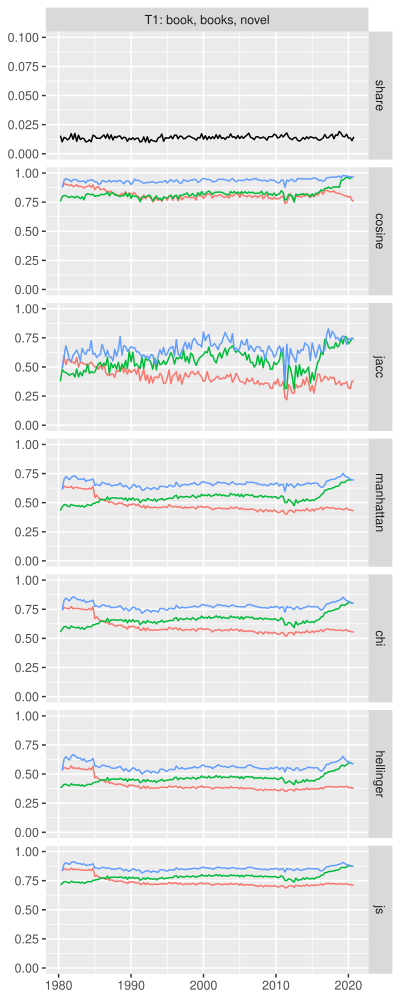

The R source for this figure:
library(tosca)
library(ldaPrototype)
library(lubridate)
library(ggplot2)
library(GGally)
library(ggthemes)
library(data.table)
library(xtable)
library(ggpubr)

obj = readRDS("cleannytsample15.rds")

xmonth = sort(unique(floor_date(obj$meta$date, unit = "month")))
xquarter = sort(unique(floor_date(obj$meta$date, unit = "quarter")))
xyear = sort(unique(floor_date(obj$meta$date, unit = "year")))

docs = readRDS("rolling_quarter_1985-01-01_memory3/docsall.rds")
lda = readRDS("rolling_quarter_1985-01-01_memory3/ldachunked.rds")
tw = paste0("T", 1:80, ": ", apply(topWords(getTopics(lda), 3), 2, paste, collapse = ", "))

funs = c("cosine", "jacc", "manhattan", "chi", "hellinger", "js")

tab = plotTopic(obj, lda, names(docs), unit = "quarter", rel = TRUE)

sim_quarter = readRDS("rolling_quarter_1985-01-01_memory3/sim_quarter.rds")
sim_quarter_first = readRDS("rolling_quarter_1985-01-01_memory3/sim_quarter_first.rds")
sim_quarter_last = readRDS("rolling_quarter_1985-01-01_memory3/sim_quarter_last.rds")

fun = "cosine"

pdf(file.path("figures" ,"rolling.pdf"), width = 4, height = 10)

for(i in 1:80){
  mytab = rbind(data.table(x = xquarter, y = tab[,i+1], type = NA, measure = "share"),
                rbindlist(
                  lapply(funs, function(x){
                    rbind(data.table(x = xquarter, y = sim_quarter[[x]][,i], type = "unit-to-unit", measure = x),
                          data.table(x = xquarter, y = sim_quarter_first[[x]][,i], type = "unit-to-first", measure = x),
                          data.table(x = xquarter, y = sim_quarter_last[[x]][,i], type = "unit-to-last", measure = x))
                  })))
  
  myplots = list()
  myplots[[1]] = ggplot(mytab[measure == "share"]) + aes(x = x, y = y) + geom_line() + xlab("") + ylab("") + ylim(c(0,0.1))
  myplots[2:(length(funs)+1)] = lapply(funs, function(meas){
    ggplot(mytab[measure == meas]) + aes(x = x, y = y, group = type, col = type) + geom_line() + xlab("") + ylab("") + ylim(c(0,1))
  })
  print(ggmatrix(myplots, nrow = length(myplots), ncol = 1, yAxisLabels = c("share", funs), xAxisLabels = tw[i]))
}

dev.off()
